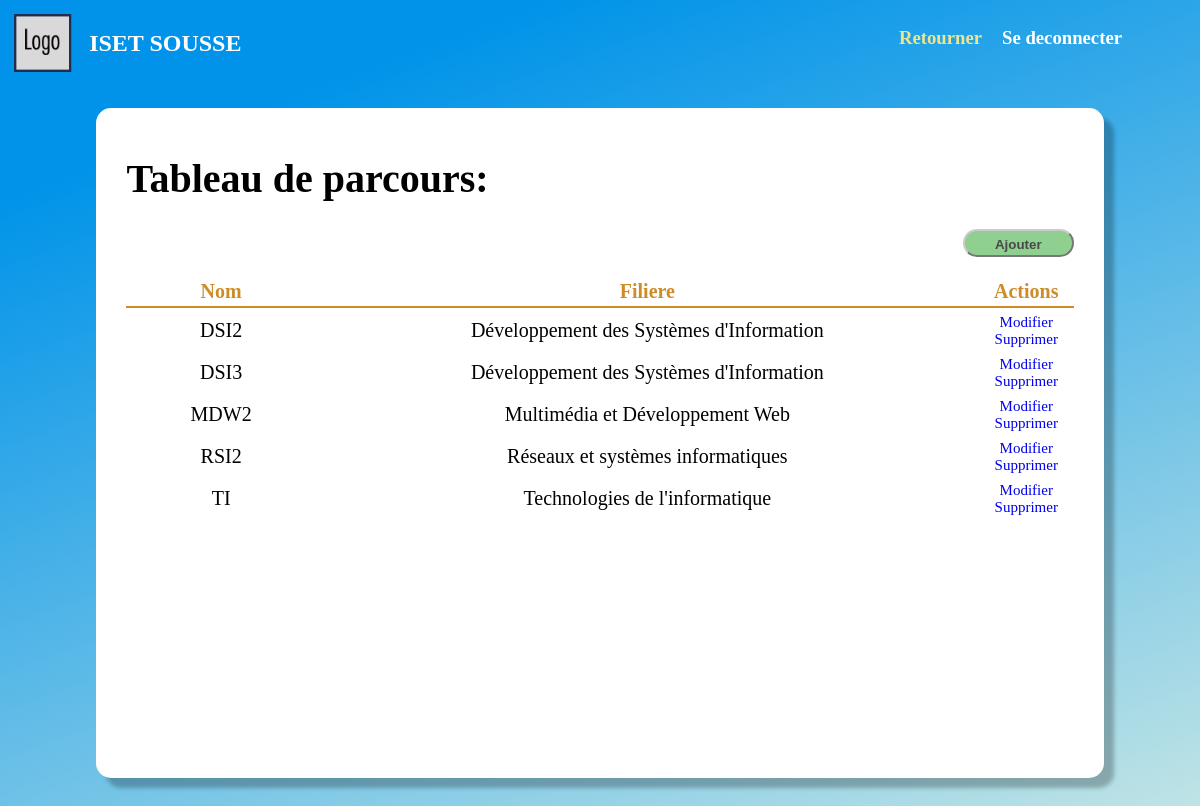
The app's page /Pages/Gestion/Parcours/index.php (signed in) with its own data.
### tables this page shows
CREATE TABLE `parcours` (
  `id` int(11) NOT NULL,
  `nom` varchar(20) NOT NULL,
  `filiere` varchar(100) NOT NULL,
  `departmentID` int(11) NOT NULL
);

### Pipes/get_login.php (called while the page is built, shortened)
<?php
    if (isset($_SESSION["login"])) {
        $matricule = $_SESSION["login"]["matricule"];
        require_once(ROOT."/Classes/Database/UtilisateurDB.php");
        $utilisateurDB = new UtilisateurDB();
        $user = $utilisateurDB->getUserByMatricule($matricule);
    } else {
        header("location: /index.php");
    }
?>

### Classes/Database/mySQL.php (called while the page is built, shortened)
<?php
    class mySql {
        private $_cnx;
        function __construct() {
            try {
                $this->_cnx = new PDO("mysql:host=".self::_serveur.";dbname=".self::_dbb, self::_login, self::_mdp);
            } catch (PDOException $e) {
                echo '<br/>Echec lors de la connexion: '.$e->getMessage();
            }
        }
        public function request($query, $array, $return = false) {
            $prep = $this->_cnx->prepare($query);
            $result = $prep->execute($array);
            if ($return === false) {
                return true;
            } else if ($return == 0) {
                return $prep->rowCount() > 0;
            } else if ($return == 1) {
                return $prep->rowCount() > 0? $prep->fetch() : array();
            } else if ($return == 2) {
                return $prep->rowCount() > 0? $prep->fetchAll() : array();
            } else if ($return == 3) {
                return $this->_cnx->lastInsertId();
            }
        }
    }
?>

### Classes/Database/UtilisateurDB.php (called while the page is built, shortened)
<?php
    require_once("MySql.php");
    class UtilisateurDB extends MySql {
        public function getUserByMatricule($matricule) {
            return $this->request(
                "SELECT * FROM utilisateur WHERE matricule = :matricule",
                array(':matricule' => $matricule),
                1
            );
        }
    }

### Classes/Database/ParcoursDB.php (called while the page is built, shortened)
<?php
    require_once("MySql.php");
    class ParcoursDB extends MySql {
        public function getAllByDepartment($depID) {
            return $this->request(
                "SELECT * FROM parcours
                WHERE departmentID = :depID
                ORDER BY nom",
                array(
                    ":depID" => $depID
                ),
                2
            );
        }
    }

### Pages/Gestion/Parcours/index.php (the view, shortened to what this page needs)
<!DOCTYPE html>
<head>
    <?php
        include(ROOT."/Pipes/get_login.php");
    ?>
    <link rel="stylesheet" href="/Assets/css/user.css">
    <link rel="stylesheet" href="/Assets/css/profil.css">
    <link rel="stylesheet" href="/Assets/css/tables.css">
    <link rel="stylesheet" href="/Assets/css/buttons.css">
</head>
<body>
<?php
    require_once(ROOT."/Classes/Database/ParcoursDB.php");
    $parcoursDB = new ParcoursDB();
    $parcoursAll = $parcoursDB->getAllByDepartment($user["departmentID"]);
?>
<div class="logo">
    <div class = "seperated_div">
        <div class = "header_div">
            <img src="/Assets/imgs/LOGO.png">
            <h2 class = "website_title"> <?= NOM_SITE ?> </h2>
        </div>
        <div class = "buttons_div">
            <h3 class = "go_back"> <a href="/Pages/User/index.php">Retourner</a></h3>
            <h3 class = "deconnection"> <a href="/Pipes/deconnexion.php">Se deconnecter</a></h3>
        </div>
    </div>
</div>
<div class="cd">
<div class="cadre">
    <h1> Tableau de parcours: </h1>
    <div class = "cadre_header">
        <div class = "_tool_buttons" style = "margin-right:0">
            <a href = "ajouter.php"><button class = "_btn _green_btn" style = "margin-right:0"> Ajouter </button></a>
        </div>
    </div>
    <table id ="table_" class="scrollable-table">
        <thead>
            <tr>
                <th style = "width:20%"><span class = "table_header">Nom</span></th>
                <th style = "width:70%"><span class = "table_header">Filiere</span></th>
                <th><span class = "table_header">Actions</span></th>
            </tr>
        </thead>
        <tbody>
            <?php
                foreach ($parcoursAll as $parcours) {
                    echo "
                        <tr>
                            <td>".$parcours["nom"]."</td>
                            <td>".$parcours["filiere"]."</td>
                            <td>
                                <a class = 'link_ref' href = 'modifier.php?id=".$parcours["id"]."'>Modifier</a>
                                <a class = 'link_ref' href = '/Pipes/Parcours/supprimer.php?id=".$parcours["id"]."'>Supprimer</a>
                            </td>
                        </tr>
                    ";
                }
            ?>
        </tbody>
    </table>
</div>
</div>
</body>
</html>

### Assets/css/user.css (style rules this page uses)
body { background-color: #0093E9; background-image: linear-gradient(160deg, #0093E9 15%, #cce9e5 100%); }
.header_div { display: flex; flex-direction: row; align-items: center; height: 70px; }
.seperated_div { display: flex; flex-direction: row; justify-content: space-between; }
.seperated_div div { width: 50%; }
.buttons_div { display:flex; justify-content: right; margin-right: 70px; }
.buttons_div > * { margin-left: 20px }
.website_title { color: white; }
.go_back a { color: rgb(237 230 140); font-weight: bold; }
.deconnection a { color: white; }
a { text-decoration: none; }
.logo img { padding:1%; width: 70px; }

### Assets/css/profil.css (style rules this page uses)
.cd { padding-top: 30px; padding-left: 250px; margin-bottom: 70px; }
.cadre { padding-top:50px; padding-left: 30px; background-color:rgb(216, 216, 231); box-shadow: 10px 10px 4px rgb(0 0 0 / 25%); border-radius: 15px; width: 1000px; font-size: 20px; min-height: 600px; padding-bottom:50px }

### Assets/css/tables.css (style rules this page uses)
.cd { padding-top: 30px; margin-bottom: 100px; padding-left: 0; }
.cadre { position: relative; background-color: white; margin: auto; padding:20px 30px 50px; width:80% }
.scrollable-table { overflow-y:scroll; }
#table_ { border-collapse: collapse; width: 100%; text-align: center; font-family: 'Proxima Nova'; font-size: 20px; }
#table_ > thead { border-bottom: 2px solid rgb(206, 140, 41); color:rgb(206, 140, 41); font-weight: bold; height:30px; }
#table_ > tbody:not(.unpadded):before { line-height:0.1em; content:"\200C"; display:block; }
.table_header { font-weight: bold; }
td { height:40px }
.cadre_header { display:flex; flex-direction:row; justify-content: space-between; margin-bottom: 20px }
.link_ref { font-size: 15px; display:block; }

### Assets/css/buttons.css (style rules this page uses)
._btn { margin-left: 10px; background-color: rgb(84, 169, 84); border-radius: 20px; }
._btn:not(:disabled) { cursor:pointer }
._tool_buttons { margin: auto 20px 0; }
._tool_buttons button { margin: 0 20px 0 0; padding: 6px 30px 3px; font-weight:bold; }
._green_btn { border-color: #cbcbcb; color: #494949; background-color: rgb(143 207 143); }

### records on screen
parcours: nom "DSI2", filiere "Développement des Systèmes d'Information"
parcours: nom "DSI3", filiere "Développement des Systèmes d'Information"
parcours: nom "MDW2", filiere "Multimédia et Développement Web"
parcours: nom "RSI2", filiere "Réseaux et systèmes informatiques"
parcours: nom "TI", filiere "Technologies de l'informatique"

### other values on screen
NOM_SITE "ISET SOUSSE"
